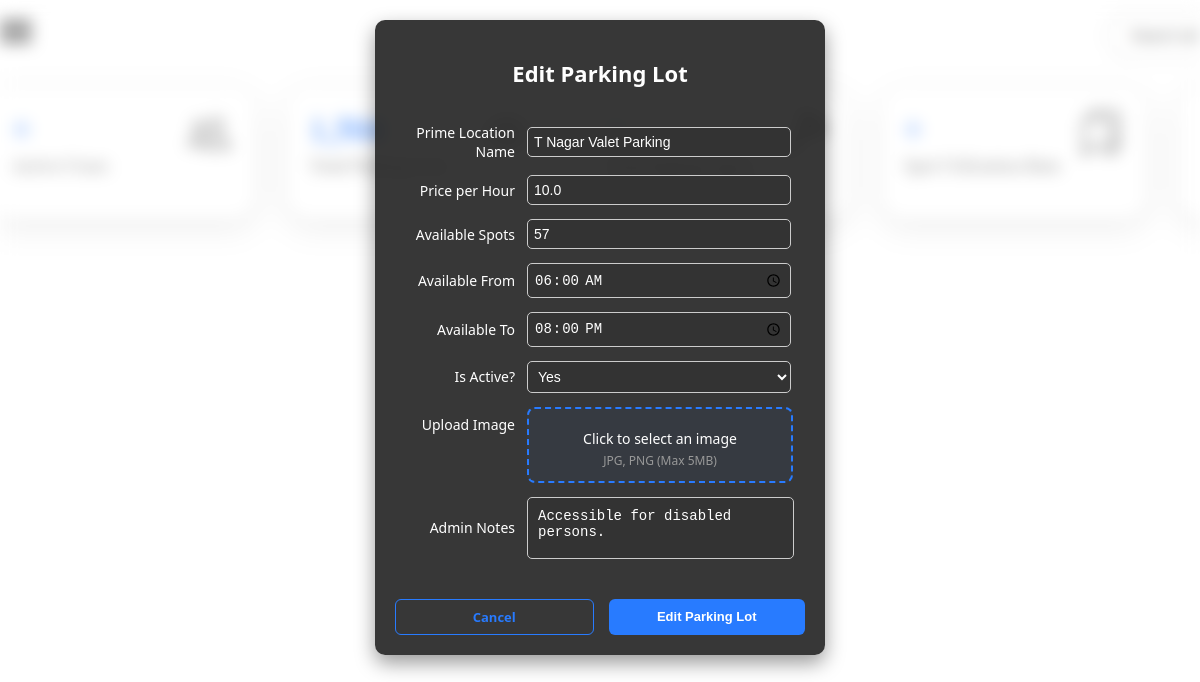
The page /admin/admin/edit_parking/4 on the database as committed earlier.
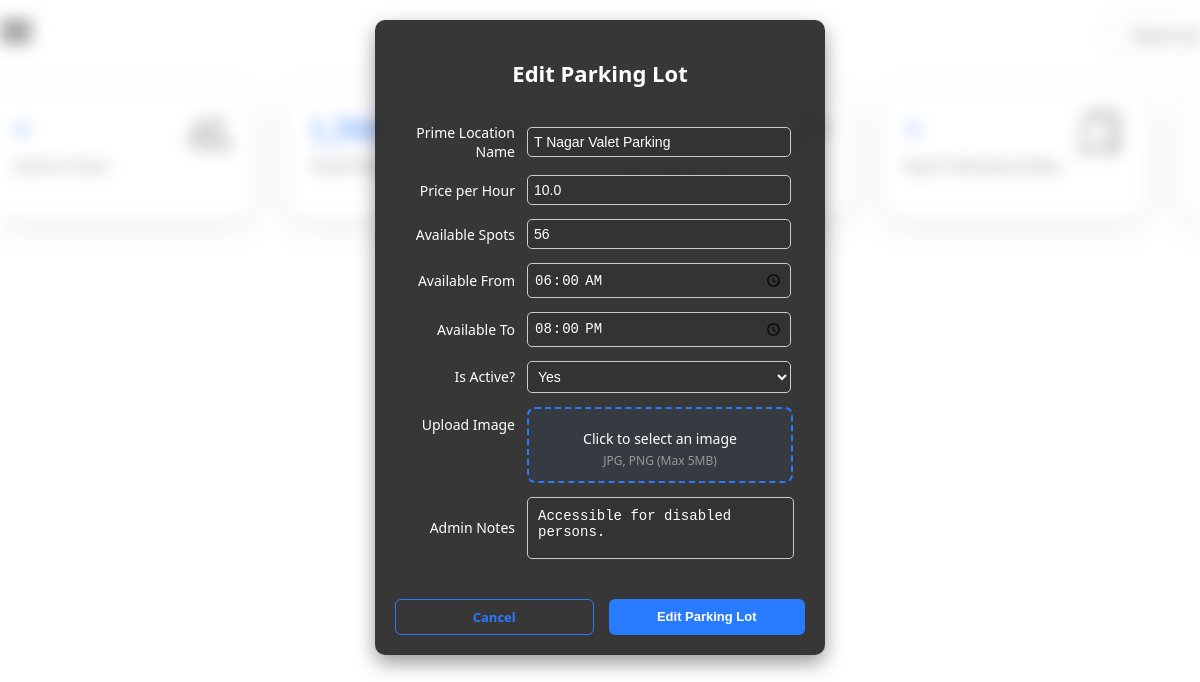
The same page on the database as committed later.
### model.py (models this page shows, shortened)
class ParkingLot(db.Model):
    id = db.Column(db.Integer, primary_key=True)
    prime_location_name = db.Column(db.String(100))
    price_per_hour = db.Column(db.Float)
    max_parking_spots = db.Column(db.Integer, nullable=False)
    available_spots = db.Column(db.Integer, nullable=False)
    available_from = db.Column(db.Time)
    available_to = db.Column(db.Time)
    is_active = db.Column(db.Boolean, default=True)
    image_url = db.Column(db.String)
    admin_notes = db.Column(db.Text)
    location_id = db.Column(db.Integer, db.ForeignKey('location.id'), nullable=False)
    spots = db.relationship('ParkingSpot', backref='lot', cascade='all, delete-orphan', lazy=True)

### routes/admin_routes.py (the view, shortened to what this page needs)
@admin_bp.route('/admin/edit_parking/<int:lot_id>', methods=['GET', 'POST'])
def edit_parking(lot_id):
    parking_lot = ParkingLot.query.get_or_404(lot_id)
    return render_template('partials/_edit_parking.html', lot=parking_lot)

### templates/partials/_edit_parking.html (shortened to what this page needs)
<!DOCTYPE html>
<html lang="en">
<head>
    <link rel="stylesheet" href="{{ url_for('static', filename='style/partials/_edit_parking.css') }}">
</head>
<body>
    <div class="content" style="padding: 10px 10px 0px 10px;">
        <div class="form-container">
            <div class="form-content">
                <h2>Edit Parking Lot</h2>
                <form action="{{ url_for('admin.edit_parking', lot_id=lot.id) }}" method="POST"
                    enctype="multipart/form-data">
                    <div class="form-group">
                        <label for="prime_location_name">Prime Location Name</label>
                        <input type="text" id="prime_location_name" name="prime_location_name"
                            value="{{ lot.prime_location_name }}" required>
                    </div>
                    <div class="form-group">
                        <label for="price_per_hour">Price per Hour</label>
                        <input type="number" id="price_per_hour" name="price_per_hour" value="{{ lot.price_per_hour }}"
                            step="0.01" required>
                    </div>
                    <div class="form-group">
                        <label for="available_spots">Available Spots</label>
                        <input type="number" id="available_spots" name="available_spots"
                            value="{{ lot.available_spots }}" required>
                    </div>
                    <div class="form-group">
                        <label for="available_from">Available From</label>
                        <input type="time" id="available_from" name="available_from" value="{{ lot.available_from }}"
                            required>
                    </div>
                    <div class="form-group">
                        <label for="available_to">Available To</label>
                        <input type="time" id="available_to" name="available_to" value="{{ lot.available_to }}"
                            required>
                    </div>
                    <div class="form-group">
                        <label for="is_active">Is Active?</label>
                        <select id="is_active" name="is_active">
                            <option value="true" {% if lot.is_active %}selected{% endif %}>Yes</option>
                        </select>
                    </div>
                    <div class="form-group">
                        <label style="align-self: flex-start; margin-top: 8px;">
                            {% if lot.image_url %}Replace Image{% else %}Upload Image{% endif %}
                        </label>
                        <div style="flex: 1;">
                            <label for="image" class="upload-label">
                                <span class="upload-text">Click to select an image</span>
                                <span class="upload-hint">JPG, PNG (Max 5MB)</span>
                            </label>
                        </div>
                    </div>
                    <div class="form-group">
                        <label for="admin_notes">Admin Notes</label>
                        <textarea id="admin_notes" name="admin_notes" rows="4" cols="50" class="admin-notes"
                            placeholder="Enter Admin Notes">{{ lot.admin_notes }}</textarea>
                    </div>
                    <div class="button-group">
                        <a href="{{ url_for('admin.admin_dashboard') }}" class="cancel-btn">Cancel</a>
                        <button type="submit" class="submit-btn">Edit Parking Lot</button>
                    </div>
                </form>
            </div>
        </div>
    </div>
</body>
</html>

Rows that differ between the two databases and show on the page:
changed ParkingLot "T Nagar Valet Parking": available_spots "57" → "56"
